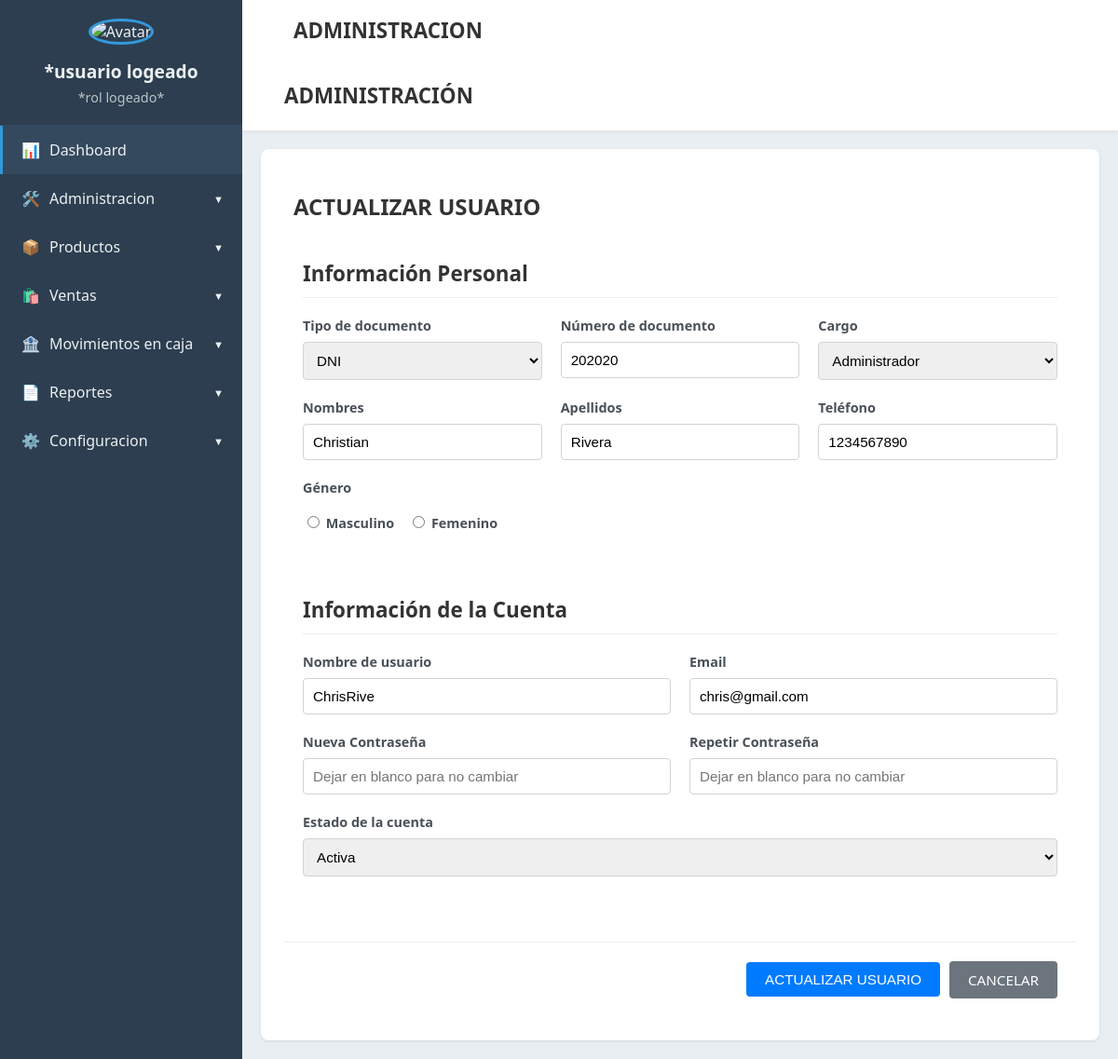
Screenshot of /actualizarUsuario.php?id=1 with the database file from the repository.
### tables this page shows
CREATE TABLE `usuarios` (
  `id_usuario` int(11) NOT NULL,
  `tipo_documento` varchar(20) NOT NULL,
  `numero_documento` varchar(20) NOT NULL,
  `cargo` varchar(50) NOT NULL,
  `nombres` varchar(100) NOT NULL,
  `apellidos` varchar(100) NOT NULL,
  `telefono` varchar(20) DEFAULT NULL,
  `genero` enum('Masculino','Femenino','Otro') DEFAULT 'Otro',
  `usar_lector` varchar(5) DEFAULT NULL,
  `tipo_codigo` varchar(50) DEFAULT NULL,
  `nombre_usuario` varchar(50) NOT NULL,
  `email` varchar(100) NOT NULL,
  `estado` enum('Activa','Inactiva') NOT NULL,
  `contrasena` varchar(255) NOT NULL,
  `fecha_registro` timestamp NOT NULL DEFAULT current_timestamp()
);

### actualizarUsuario.php (the view, shortened to what this page needs)
<?php
include 'conexionbd.php';
$id_usuario = null;
$usuario = null;
if (isset($_POST['id_usuario'])) {
    $id_usuario = $_POST['id_usuario'];
} elseif (isset($_GET['id'])) {
    $id_usuario = $_GET['id'];
} else {
    die("Error: No se ha especificado un ID de usuario.");
}
$sql_fetch_user = "SELECT * FROM usuarios WHERE id_usuario = ?";
$stmt_fetch_user = $conexion->prepare($sql_fetch_user);
$stmt_fetch_user->bind_param("i", $id_usuario);
$stmt_fetch_user->execute();
$resultado_user = $stmt_fetch_user->get_result();
if ($resultado_user->num_rows === 1) {
    $usuario = $resultado_user->fetch_assoc();
} else {
    die("Usuario no encontrado.");
}
?>
<!DOCTYPE html>
<html lang="es">
<head>
    <link rel="stylesheet" href="styles.css">
</head>
<body>
    <div class="container">
        <aside class="sidebar">
            <div class="sidebar-header">
                <img src="" alt="Avatar" class="avatar">
                <h2>*usuario logeado</h2>
                <p>*rol logeado*</p>
            </div>
            <nav class="sidebar-nav">
                <ul>
                    <li class="active"><a href="dashboard.php"><span class="icon">📊</span> Dashboard</a></li>
                    <li class="has-submenu">
                        <a href="#"><span class="icon">🛠️</span> Administracion</a>
                    </li>
                    <li class="has-submenu">
                        <a href="#"><span class="icon">📦</span> Productos</a>
                    </li>
                    <li class="has-submenu">
                        <a href="#"><span class="icon">🛍️</span> Ventas</a>
                    </li>
                    <li class="has-submenu">
                        <a href="#"><span class="icon">🏦</span> Movimientos en caja</a>
                    </li>
                    <li class="has-submenu">
                        <a href="#"><span class="icon">📄</span> Reportes</a>
                    </li>
                    <li class="has-submenu">
                        <a href="#"><span class="icon">⚙️</span> Configuracion</a>
                    </li>
            </nav>
        </aside>
        <main class="main-content">
            <header class="top-bar">
                <div class="menu-toggle">
                </div>
                <div class="dashboard-title">
                    <h1>ADMINISTRACION</h1>
                </div>
                <div class="user-actions">
                </div>
            </header>
            <main class="main-content">
            <header class="top-bar">
                <div class="dashboard-title"><h1>ADMINISTRACIÓN</h1></div>
            </header>
            <section class="page-content">
                <h2><span class="icon section-icon"></span> ACTUALIZAR USUARIO</h2>
                <form action="actualizarUsuario.php" method="POST">
                    <div class="form-panel">
                        <h3>Información Personal</h3>
                        <div class="form-row">
                            <div class="form-group">
                                <label for="tipo_documento">Tipo de documento</label>
                                <select id="tipo_documento" name="tipo_documento">
                                    <option value="dni" <?php echo ($usuario['tipo_documento'] == 'dni') ? 'selected' : ''; ?>>DNI</option>
                                </select>
                            </div>
                            <div class="form-group">
                                <label for="numero_documento">Número de documento</label>
                                <input type="text" id="numero_documento" name="numero_documento" value="<?php echo htmlspecialchars($usuario['numero_documento']); ?>">
                            </div>
                            <div class="form-group">
                                <label for="cargo">Cargo</label>
                                <select id="cargo" name="cargo">
                                    <option value="administrador" <?php echo ($usuario['cargo'] == 'administrador') ? 'selected' : ''; ?>>Administrador</option>
                                </select>
                            </div>
                        </div>
                        <div class="form-row">
                             <div class="form-group">
                                <label for="nombres">Nombres</label>
                                <input type="text" id="nombres" name="nombres" value="<?php echo htmlspecialchars($usuario['nombres']); ?>">
                            </div>
                            <div class="form-group">
                                <label for="apellidos">Apellidos</label>
                                <input type="text" id="apellidos" name="apellidos" value="<?php echo htmlspecialchars($usuario['apellidos']); ?>">
                            </div>
                            <div class="form-group">
                                <label for="telefono">Teléfono</label>
                                <input type="text" id="telefono" name="telefono" value="<?php echo htmlspecialchars($usuario['telefono']); ?>">
                            </div>
                        </div>
                         <div class="form-row">
                            <div class="form-group">
                                <label>Género</label>
                                <div class="radio-group">
                                    <label><input type="radio" name="genero" value="masculino" <?php echo ($usuario['genero'] == 'masculino') ? 'checked' : ''; ?>> Masculino</label>
                                    <label><input type="radio" name="genero" value="femenino" <?php echo ($usuario['genero'] == 'femenino') ? 'checked' : ''; ?>> Femenino</label>
                                </div>
                            </div>
                        </div>
                    </div>
                    <div class="form-panel">
                        <h3>Información de la Cuenta</h3>
                        <div class="form-row">
                            <div class="form-group">
                                <label for="nombre_usuario">Nombre de usuario</label>
                                <input type="text" id="nombre_usuario" name="nombre_usuario" value="<?php echo htmlspecialchars($usuario['nombre_usuario']); ?>">
                            </div>
                            <div class="form-group">
                                <label for="email">Email</label>
                                <input type="email" id="email" name="email" value="<?php echo htmlspecialchars($usuario['email']); ?>">
                            </div>
                        </div>
                        <div class="form-row">
                            <div class="form-group">
                                <label for="contrasena">Nueva Contraseña</label>
                                <input type="password" id="contrasena" name="contrasena" placeholder="Dejar en blanco para no cambiar">
                            </div>
                            <div class="form-group">
                                <label for="repetir_contrasena">Repetir Contraseña</label>
                                <input type="password" id="repetir_contrasena" name="repetir_contrasena" placeholder="Dejar en blanco para no cambiar">
                            </div>
                        </div>
                        <div class="form-row">
                            <div class="form-group">
                                <label for="estado_cuenta">Estado de la cuenta</label>
                                <select id="estado_cuenta" name="estado_cuenta">
                                    <option value="1" <?php echo ($usuario['estado'] == 1) ? 'selected' : ''; ?>>Activa</option>
                                </select>
                            </div>
                        </div>
                    </div>
                    <div class="form-actions-main">
                        <button type="submit" class="btn btn-primary">ACTUALIZAR USUARIO</button>
                        <a href="listaUsuarios.php" class="btn btn-secondary">CANCELAR</a>
                    </div>
                </form>
            </section>
        </main>
    </div>
</body>
</html>

### styles.css (style rules this page uses)
body { font-family: 'Segoe UI', Tahoma, Geneva, Verdana, sans-serif; margin: 0; background-color: #f0f2f5; color: #333; display: flex; min-height: 100vh; }
.container { display: flex; width: 100%; }
.icon { margin-right: 10px; }
.sidebar { width: 260px; background-color: #2c3e50; color: #ecf0f1; display: flex; flex-direction: column; min-height: 100vh; }
.sidebar-header { padding: 20px; text-align: center; border-bottom: 1px solid #34495e; }
.avatar { width: 80px; height: 80px; border-radius: 50%; margin-bottom: 10px; border: 3px solid #3498db; }
.sidebar-header h2 { margin: 5px 0; font-size: 1.2em; }
.sidebar-header p { margin: 0; font-size: 0.9em; color: #bdc3c7; }
.sidebar-nav ul { list-style: none; padding: 0; margin: 0; }
.sidebar-nav li a { display: flex; align-items: center; padding: 15px 20px; color: #ecf0f1; text-decoration: none; border-left: 3px solid transparent; transition: background-color 0.3s ease, border-left-color 0.3s ease; }
.sidebar-nav li a:hover, .sidebar-nav li.active a { background-color: #34495e; border-left-color: #3498db; }
.sidebar-nav li.has-submenu > a::after { content: '▼'; margin-left: auto; font-size: 0.7em; transition: transform 0.3s ease; }
.main-content { flex-grow: 1; display: flex; flex-direction: column; background-color: #e9eef2; }
.top-bar { background-color: #ffffff; padding: 15px 25px; display: flex; align-items: center; justify-content: space-between; box-shadow: 0 2px 4px rgba(0, 0, 0, 0.05); height: 70px; box-sizing: border-box; }
.dashboard-title { flex-grow: 1; margin-left: 20px; }
.dashboard-title h1 { margin: 0 0 5px 0; font-size: 1.4em; color: #333; font-weight: 600; }
.page-content { padding: 25px; background-color: #fff; margin: 20px; border-radius: 8px; box-shadow: 0 1px 3px rgba(0,0,0,0.1); }
.form-panel { background-color: #fff; padding: 20px; border-radius: 5px; }
.form-panel h3 { font-size: 1.4em; color: #333; margin-top: 0; margin-bottom: 20px; padding-bottom: 10px; border-bottom: 1px solid #eee; display: flex; align-items: center; }
.form-row { display: flex; flex-wrap: wrap; gap: 20px; margin-bottom: 20px; }
.form-group { flex: 1; min-width: 200px; display: flex; flex-direction: column; }
.form-group label { display: block; margin-bottom: 8px; font-weight: 600; color: #495057; font-size: 0.9em; }
.form-group input[type="text"], .form-group input[type="password"], .form-group input[type="email"], .form-group input[type="number"], .form-group select { width: 100%; padding: 10px; border: 1px solid #ced4da; border-radius: 4px; box-sizing: border-box; font-size: 0.95em; transition: border-color 0.15s ease-in-out, box-shadow 0.15s ease-in-out; }
.btn { padding: 10px 20px; border: none; border-radius: 4px; font-size: 0.95em; font-weight: 500; cursor: pointer; text-decoration: none; display: inline-flex; align-items: center; transition: background-color 0.2s ease, opacity 0.2s ease; }
.btn-primary { background-color: #007bff; color: white; }
.btn-secondary { background-color: #6c757d; color: white; }
.radio-group { display: flex; gap: 15px; margin-top: 10px; flex-wrap: wrap; }
.form-actions-main { margin-top: 30px; padding: 20px; background-color: #fff; border-top: 1px solid #eee; border-radius: 0 0 8px 8px; display: flex; justify-content: flex-end; gap: 10px; align-items: center; }

### rows the page displays
usuarios: tipo_documento "DNI", numero_documento "202020", cargo "Administrador", nombres "Christian", apellidos "Rivera", telefono "1234567890", genero "☐ Masculino", genero "☐ Femenino", nombre_usuario "ChrisRive", email "chris@gmail.com"
